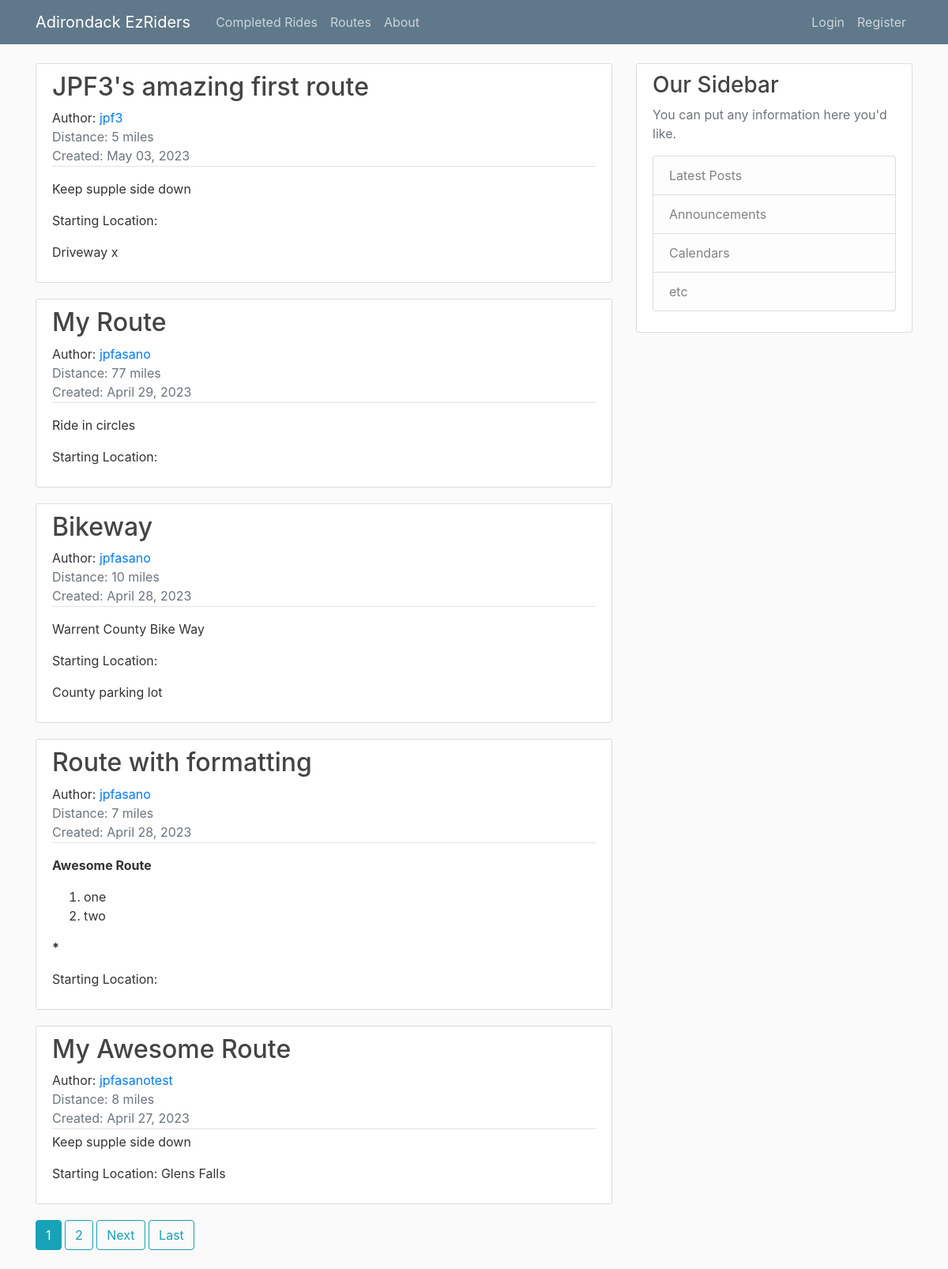
The app's page /routes/ with its own data.
### routes/models.py (models this page shows, shortened)
class Route(models.Model):
    route_name = models.CharField(max_length=100)
    description = RichTextField(blank=True, null=True)
    date_posted = models.DateTimeField(default=timezone.now)
    distance = models.PositiveSmallIntegerField()
    start_location = RichTextField(blank=True, null=True)
    author = models.ForeignKey(User, blank=True, null=True, on_delete=models.SET_NULL)

### routes/views.py (the view)
# urls.py: path('', RoutesListView.as_view(), name='routes'),
class RoutesListView(ListView):
    model = Route
    template_name = 'routes/routes.html'  # <app>/<model>_<viewtype>.html
    context_object_name = 'routes'
    ordering = ['-date_posted']  # Newest to oldest
    paginate_by = 5

### routes/templates/routes/routes.html (shortened to what this page needs)
{% extends "base.html" %}
{% block content %}
    {% for route in routes %}
        <article class="media content-section">
          <div class="media-body">
            <h2><a class="article-title" href="{% url 'route-detail' route.id %}">{{ route.route_name }}</a></h2>
            <div class="article-metadata">
              Author: <a class="mr-2" href="{% url 'user-routes' route.author.username  %}">{{ route.author }}</a>
              <div class="text-muted">Distance: {{  route.distance }} miles</div>
              <div class="text-muted">Created: {{ route.date_posted|date:"F d, Y" }}</div>
            </div>
            <p class="article-content">{{ route.description|safe }}</p>
            <p class="article-content">Starting Location: {{ route.start_location|safe }}</p>
          </div>
        </article>
    {% endfor %}
    {% if is_paginated %}
        {% for num in page_obj.paginator.page_range %}
            {% if page_obj.number == num %}
                <a class="btn btn-info mb-4" href="?page={{ num }}">{{ num }}</a>
            {% elif num > page_obj.number|add:'-3' or num < page_obj.number|add:'3'%}
                <a class="btn btn-outline-info mb-4" href="?page={{ num }}">{{ num }}</a>
            {% endif %}
        {% endfor %}
        {% if page_obj.has_next %}
            <a class="btn btn-outline-info mb-4" href="?page={{ page_obj.next_page_number }}">Next</a>
            <a class="btn btn-outline-info mb-4" href="?page={{ page_obj.paginator.num_pages }}">Last</a>
        {% endif %}
    {% endif %}
{% endblock content %}

### static/main.css (style rules this page uses)
body { background: #fafafa; color: #333333; margin-top: 5rem; }
h1, h2, h3, h4, h5, h6 { color: #444444; }
.content-section { background: #ffffff; padding: 10px 20px; border: 1px solid #dddddd; border-radius: 3px; margin-bottom: 20px; }
.article-title { color: #444444; }
.article-content { white-space: pre-line; }
.article-metadata { padding-bottom: 1px; margin-bottom: 4px; border-bottom: 1px solid #e3e3e3 }

### records on screen
Route: route_name "JPF3's amazing first route", author "jpf3", distance "5", date_posted "May 03, 2023", description "Keep supple side down", start_location "Driveway x"
Route: route_name "My Route", author "jpfasano", distance "77", date_posted "April 29, 2023", description "Ride in circles"
Route: route_name "Bikeway", author "jpfasano", distance "10", date_posted "April 28, 2023", description "Warrent County Bike Way", start_location "County parking lot"
Route: route_name "Route with formatting", author "jpfasano", distance "7", date_posted "April 28, 2023", description "Awesome Route one two *"
Route: route_name "My Awesome Route", author "jpfasanotest", distance "8", date_posted "April 27, 2023", description "Keep supple side down", start_location "Glens Falls"

### other values on screen
{{ num }} "1"
{{ num }} "2"
